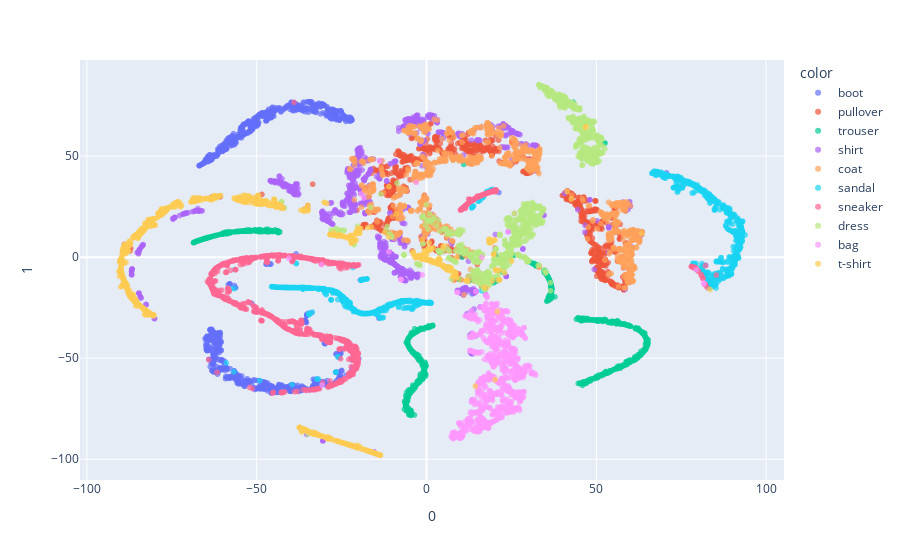
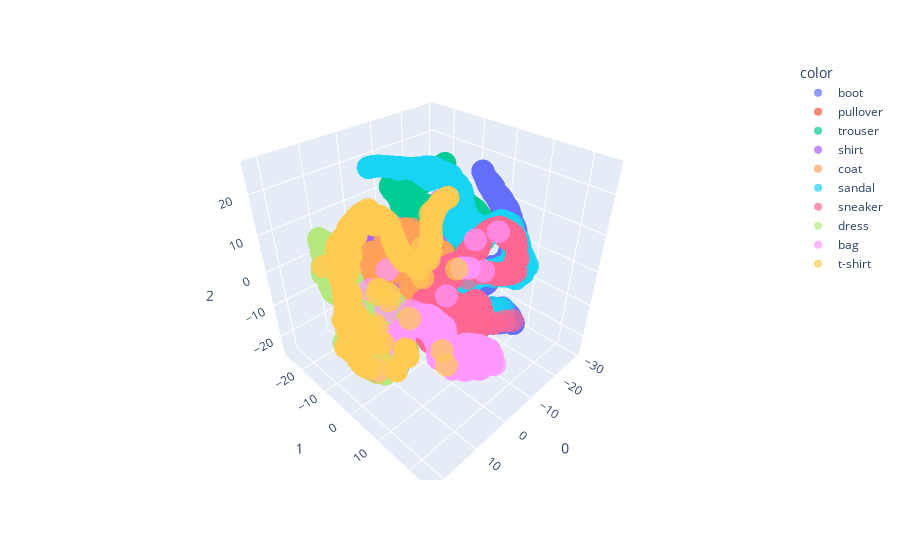

Notebook source saved alongside these figures, in order:
### Markdown cell above
## t-SNE

### Code cell
from sklearn.manifold import TSNE

tsne = TSNE(n_components=2)
encoded_samples_reduced_TSNE = tsne.fit_transform(encoded_samples)
fig3a = px.scatter(encoded_samples_reduced_TSNE, x=0, y =1, 
    color=[label_names[l] for l in encoded_samples.label.to_numpy()], opacity=0.7)
fig3a.show()

tsne3 = TSNE(n_components=3)
encoded_samples_reduced_TSNE3 = tsne3.fit_transform(encoded_samples)
fig3b = px.scatter_3d(encoded_samples_reduced_TSNE3, x=0, y=1, z=2,
    color=[label_names[l] for l in encoded_samples.label.to_numpy()], opacity=0.7)
fig3b.show()

### Figure 1 — Plotly figure (JSON) as saved in the notebook; plotly's stock layout.template omitted (floating-point values rounded to 4 significant figures; data arrays with more than 128 entries replaced by an {"elided": "..."} marker saying what was removed)
{"data": [{"hovertemplate": "color=boot<br>0=%{x}<br>1=%{y}<extra></extra>", "legendgroup": "boot", "marker": {"color": "#636efa", "opacity": 0.7, "symbol": "circle"}, "mode": "markers", "name": "boot", "showlegend": true, "type": "scattergl", "x": {"elided": "1000 float values"}, "xaxis": "x", "y": {"elided": "1000 float values"}, "yaxis": "y"}, {"hovertemplate": "color=pullover<br>0=%{x}<br>1=%{y}<extra></extra>", "legendgroup": "pullover", "marker": {"color": "#EF553B", "opacity": 0.7, "symbol": "circle"}, "mode": "markers", "name": "pullover", "showlegend": true, "type": "scattergl", "x": {"elided": "1000 float values"}, "xaxis": "x", "y": {"elided": "1000 float values"}, "yaxis": "y"}, {"hovertemplate": "color=trouser<br>0=%{x}<br>1=%{y}<extra></extra>", "legendgroup": "trouser", "marker": {"color": "#00cc96", "opacity": 0.7, "symbol": "circle"}, "mode": "markers", "name": "trouser", "showlegend": true, "type": "scattergl", "x": {"elided": "1000 float values"}, "xaxis": "x", "y": {"elided": "1000 float values"}, "yaxis": "y"}, {"hovertemplate": "color=shirt<br>0=%{x}<br>1=%{y}<extra></extra>", "legendgroup": "shirt", "marker": {"color": "#ab63fa", "opacity": 0.7, "symbol": "circle"}, "mode": "markers", "name": "shirt", "showlegend": true, "type": "scattergl", "x": {"elided": "1000 float values"}, "xaxis": "x", "y": {"elided": "1000 float values"}, "yaxis": "y"}, {"hovertemplate": "color=coat<br>0=%{x}<br>1=%{y}<extra></extra>", "legendgroup": "coat", "marker": {"color": "#FFA15A", "opacity": 0.7, "symbol": "circle"}, "mode": "markers", "name": "coat", "showlegend": true, "type": "scattergl", "x": {"elided": "1000 float values"}, "xaxis": "x", "y": {"elided": "1000 float values"}, "yaxis": "y"}, {"hovertemplate": "color=sandal<br>0=%{x}<br>1=%{y}<extra></extra>", "legendgroup": "sandal", "marker": {"color": "#19d3f3", "opacity": 0.7, "symbol": "circle"}, "mode": "markers", "name": "sandal", "showlegend": true, "type": "scattergl", "x": {"elided": "1000 float values"}, "xaxis": "x", "y": {"elided": "1000 float values"}, "yaxis": "y"}, {"hovertemplate": "color=sneaker<br>0=%{x}<br>1=%{y}<extra></extra>", "legendgroup": "sneaker", "marker": {"color": "#FF6692", "opacity": 0.7, "symbol": "circle"}, "mode": "markers", "name": "sneaker", "showlegend": true, "type": "scattergl", "x": {"elided": "1000 float values"}, "xaxis": "x", "y": {"elided": "1000 float values"}, "yaxis": "y"}, {"hovertemplate": "color=dress<br>0=%{x}<br>1=%{y}<extra></extra>", "legendgroup": "dress", "marker": {"color": "#B6E880", "opacity": 0.7, "symbol": "circle"}, "mode": "markers", "name": "dress", "showlegend": true, "type": "scattergl", "x": {"elided": "1000 float values"}, "xaxis": "x", "y": {"elided": "1000 float values"}, "yaxis": "y"}, {"hovertemplate": "color=bag<br>0=%{x}<br>1=%{y}<extra></extra>", "legendgroup": "bag", "marker": {"color": "#FF97FF", "opacity": 0.7, "symbol": "circle"}, "mode": "markers", "name": "bag", "showlegend": true, "type": "scattergl", "x": {"elided": "1000 float values"}, "xaxis": "x", "y": {"elided": "1000 float values"}, "yaxis": "y"}, {"hovertemplate": "color=t-shirt<br>0=%{x}<br>1=%{y}<extra></extra>", "legendgroup": "t-shirt", "marker": {"color": "#FECB52", "opacity": 0.7, "symbol": "circle"}, "mode": "markers", "name": "t-shirt", "showlegend": true, "type": "scattergl", "x": {"elided": "1000 float values"}, "xaxis": "x", "y": {"elided": "1000 float values"}, "yaxis": "y"}], "layout": {"legend": {"title": {"text": "color"}, "tracegroupgap": 0}, "margin": {"t": 60}, "xaxis": {"anchor": "y", "domain": [0, 1], "title": {"text": "0"}}, "yaxis": {"anchor": "x", "domain": [0, 1], "title": {"text": "1"}}}}

### Figure 2 — Plotly figure (JSON) as saved in the notebook; plotly's stock layout.template omitted (floating-point values rounded to 4 significant figures; data arrays with more than 128 entries replaced by an {"elided": "..."} marker saying what was removed)
{"data": [{"hovertemplate": "color=boot<br>0=%{x}<br>1=%{y}<br>2=%{z}<extra></extra>", "legendgroup": "boot", "marker": {"color": "#636efa", "opacity": 0.7, "symbol": "circle"}, "mode": "markers", "name": "boot", "scene": "scene", "showlegend": true, "type": "scatter3d", "x": {"elided": "1000 float values"}, "y": {"elided": "1000 float values"}, "z": {"elided": "1000 float values"}}, {"hovertemplate": "color=pullover<br>0=%{x}<br>1=%{y}<br>2=%{z}<extra></extra>", "legendgroup": "pullover", "marker": {"color": "#EF553B", "opacity": 0.7, "symbol": "circle"}, "mode": "markers", "name": "pullover", "scene": "scene", "showlegend": true, "type": "scatter3d", "x": {"elided": "1000 float values"}, "y": {"elided": "1000 float values"}, "z": {"elided": "1000 float values"}}, {"hovertemplate": "color=trouser<br>0=%{x}<br>1=%{y}<br>2=%{z}<extra></extra>", "legendgroup": "trouser", "marker": {"color": "#00cc96", "opacity": 0.7, "symbol": "circle"}, "mode": "markers", "name": "trouser", "scene": "scene", "showlegend": true, "type": "scatter3d", "x": {"elided": "1000 float values"}, "y": {"elided": "1000 float values"}, "z": {"elided": "1000 float values"}}, {"hovertemplate": "color=shirt<br>0=%{x}<br>1=%{y}<br>2=%{z}<extra></extra>", "legendgroup": "shirt", "marker": {"color": "#ab63fa", "opacity": 0.7, "symbol": "circle"}, "mode": "markers", "name": "shirt", "scene": "scene", "showlegend": true, "type": "scatter3d", "x": {"elided": "1000 float values"}, "y": {"elided": "1000 float values"}, "z": {"elided": "1000 float values"}}, {"hovertemplate": "color=coat<br>0=%{x}<br>1=%{y}<br>2=%{z}<extra></extra>", "legendgroup": "coat", "marker": {"color": "#FFA15A", "opacity": 0.7, "symbol": "circle"}, "mode": "markers", "name": "coat", "scene": "scene", "showlegend": true, "type": "scatter3d", "x": {"elided": "1000 float values"}, "y": {"elided": "1000 float values"}, "z": {"elided": "1000 float values"}}, {"hovertemplate": "color=sandal<br>0=%{x}<br>1=%{y}<br>2=%{z}<extra></extra>", "legendgroup": "sandal", "marker": {"color": "#19d3f3", "opacity": 0.7, "symbol": "circle"}, "mode": "markers", "name": "sandal", "scene": "scene", "showlegend": true, "type": "scatter3d", "x": {"elided": "1000 float values"}, "y": {"elided": "1000 float values"}, "z": {"elided": "1000 float values"}}, {"hovertemplate": "color=sneaker<br>0=%{x}<br>1=%{y}<br>2=%{z}<extra></extra>", "legendgroup": "sneaker", "marker": {"color": "#FF6692", "opacity": 0.7, "symbol": "circle"}, "mode": "markers", "name": "sneaker", "scene": "scene", "showlegend": true, "type": "scatter3d", "x": {"elided": "1000 float values"}, "y": {"elided": "1000 float values"}, "z": {"elided": "1000 float values"}}, {"hovertemplate": "color=dress<br>0=%{x}<br>1=%{y}<br>2=%{z}<extra></extra>", "legendgroup": "dress", "marker": {"color": "#B6E880", "opacity": 0.7, "symbol": "circle"}, "mode": "markers", "name": "dress", "scene": "scene", "showlegend": true, "type": "scatter3d", "x": {"elided": "1000 float values"}, "y": {"elided": "1000 float values"}, "z": {"elided": "1000 float values"}}, {"hovertemplate": "color=bag<br>0=%{x}<br>1=%{y}<br>2=%{z}<extra></extra>", "legendgroup": "bag", "marker": {"color": "#FF97FF", "opacity": 0.7, "symbol": "circle"}, "mode": "markers", "name": "bag", "scene": "scene", "showlegend": true, "type": "scatter3d", "x": {"elided": "1000 float values"}, "y": {"elided": "1000 float values"}, "z": {"elided": "1000 float values"}}, {"hovertemplate": "color=t-shirt<br>0=%{x}<br>1=%{y}<br>2=%{z}<extra></extra>", "legendgroup": "t-shirt", "marker": {"color": "#FECB52", "opacity": 0.7, "symbol": "circle"}, "mode": "markers", "name": "t-shirt", "scene": "scene", "showlegend": true, "type": "scatter3d", "x": {"elided": "1000 float values"}, "y": {"elided": "1000 float values"}, "z": {"elided": "1000 float values"}}], "layout": {"legend": {"title": {"text": "color"}, "tracegroupgap": 0}, "margin": {"t": 60}, "scene": {"domain": {"x": [0, 1], "y": [0, 1]}, "xaxis": {"title": {"text": "0"}}, "yaxis": {"title": {"text": "1"}}, "zaxis": {"title": {"text": "2"}}}}}
